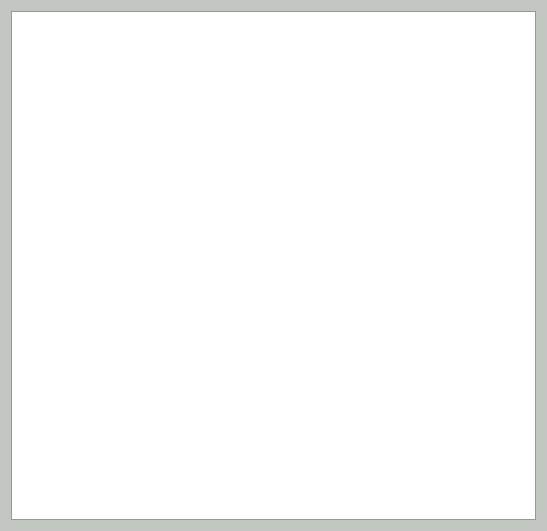
<?xml version="1.0" encoding="UTF-8"?>
<ui version="4.0">
 <class>DialogInfo</class>
 <widget class="QDialog" name="DialogInfo">
  <property name="geometry">
   <rect>
    <x>0</x>
    <y>0</y>
    <width>547</width>
    <height>531</height>
   </rect>
  </property>
  <property name="palette">
   <palette>
    <active>
     <colorrole role="WindowText">
      <brush brushstyle="SolidPattern">
       <color alpha="255">
        <red>0</red>
        <green>0</green>
        <blue>0</blue>
       </color>
      </brush>
     </colorrole>
     <colorrole role="Button">
      <brush brushstyle="SolidPattern">
       <color alpha="255">
        <red>194</red>
        <green>200</green>
        <blue>193</blue>
       </color>
      </brush>
     </colorrole>
     <colorrole role="Light">
      <brush brushstyle="SolidPattern">
       <color alpha="255">
        <red>255</red>
        <green>255</green>
        <blue>255</blue>
       </color>
      </brush>
     </colorrole>
     <colorrole role="Midlight">
      <brush brushstyle="SolidPattern">
       <color alpha="255">
        <red>224</red>
        <green>227</green>
        <blue>224</blue>
       </color>
      </brush>
     </colorrole>
     <colorrole role="Dark">
      <brush brushstyle="SolidPattern">
       <color alpha="255">
        <red>97</red>
        <green>100</green>
        <blue>96</blue>
       </color>
      </brush>
     </colorrole>
     <colorrole role="Mid">
      <brush brushstyle="SolidPattern">
       <color alpha="255">
        <red>129</red>
        <green>133</green>
        <blue>129</blue>
       </color>
      </brush>
     </colorrole>
     <colorrole role="Text">
      <brush brushstyle="SolidPattern">
       <color alpha="255">
        <red>0</red>
        <green>0</green>
        <blue>0</blue>
       </color>
      </brush>
     </colorrole>
     <colorrole role="BrightText">
      <brush brushstyle="SolidPattern">
       <color alpha="255">
        <red>255</red>
        <green>255</green>
        <blue>255</blue>
       </color>
      </brush>
     </colorrole>
     <colorrole role="ButtonText">
      <brush brushstyle="SolidPattern">
       <color alpha="255">
        <red>0</red>
        <green>0</green>
        <blue>0</blue>
       </color>
      </brush>
     </colorrole>
     <colorrole role="Base">
      <brush brushstyle="SolidPattern">
       <color alpha="255">
        <red>255</red>
        <green>255</green>
        <blue>255</blue>
       </color>
      </brush>
     </colorrole>
     <colorrole role="Window">
      <brush brushstyle="SolidPattern">
       <color alpha="255">
        <red>194</red>
        <green>200</green>
        <blue>193</blue>
       </color>
      </brush>
     </colorrole>
     <colorrole role="Shadow">
      <brush brushstyle="SolidPattern">
       <color alpha="255">
        <red>0</red>
        <green>0</green>
        <blue>0</blue>
       </color>
      </brush>
     </colorrole>
     <colorrole role="AlternateBase">
      <brush brushstyle="SolidPattern">
       <color alpha="255">
        <red>224</red>
        <green>227</green>
        <blue>224</blue>
       </color>
      </brush>
     </colorrole>
     <colorrole role="ToolTipBase">
      <brush brushstyle="SolidPattern">
       <color alpha="255">
        <red>255</red>
        <green>255</green>
        <blue>220</blue>
       </color>
      </brush>
     </colorrole>
     <colorrole role="ToolTipText">
      <brush brushstyle="SolidPattern">
       <color alpha="255">
        <red>0</red>
        <green>0</green>
        <blue>0</blue>
       </color>
      </brush>
     </colorrole>
    </active>
    <inactive>
     <colorrole role="WindowText">
      <brush brushstyle="SolidPattern">
       <color alpha="255">
        <red>0</red>
        <green>0</green>
        <blue>0</blue>
       </color>
      </brush>
     </colorrole>
     <colorrole role="Button">
      <brush brushstyle="SolidPattern">
       <color alpha="255">
        <red>194</red>
        <green>200</green>
        <blue>193</blue>
       </color>
      </brush>
     </colorrole>
     <colorrole role="Light">
      <brush brushstyle="SolidPattern">
       <color alpha="255">
        <red>255</red>
        <green>255</green>
        <blue>255</blue>
       </color>
      </brush>
     </colorrole>
     <colorrole role="Midlight">
      <brush brushstyle="SolidPattern">
       <color alpha="255">
        <red>224</red>
        <green>227</green>
        <blue>224</blue>
       </color>
      </brush>
     </colorrole>
     <colorrole role="Dark">
      <brush brushstyle="SolidPattern">
       <color alpha="255">
        <red>97</red>
        <green>100</green>
        <blue>96</blue>
       </color>
      </brush>
     </colorrole>
     <colorrole role="Mid">
      <brush brushstyle="SolidPattern">
       <color alpha="255">
        <red>129</red>
        <green>133</green>
        <blue>129</blue>
       </color>
      </brush>
     </colorrole>
     <colorrole role="Text">
      <brush brushstyle="SolidPattern">
       <color alpha="255">
        <red>0</red>
        <green>0</green>
        <blue>0</blue>
       </color>
      </brush>
     </colorrole>
     <colorrole role="BrightText">
      <brush brushstyle="SolidPattern">
       <color alpha="255">
        <red>255</red>
        <green>255</green>
        <blue>255</blue>
       </color>
      </brush>
     </colorrole>
     <colorrole role="ButtonText">
      <brush brushstyle="SolidPattern">
       <color alpha="255">
        <red>0</red>
        <green>0</green>
        <blue>0</blue>
       </color>
      </brush>
     </colorrole>
     <colorrole role="Base">
      <brush brushstyle="SolidPattern">
       <color alpha="255">
        <red>255</red>
        <green>255</green>
        <blue>255</blue>
       </color>
      </brush>
     </colorrole>
     <colorrole role="Window">
      <brush brushstyle="SolidPattern">
       <color alpha="255">
        <red>194</red>
        <green>200</green>
        <blue>193</blue>
       </color>
      </brush>
     </colorrole>
     <colorrole role="Shadow">
      <brush brushstyle="SolidPattern">
       <color alpha="255">
        <red>0</red>
        <green>0</green>
        <blue>0</blue>
       </color>
      </brush>
     </colorrole>
     <colorrole role="AlternateBase">
      <brush brushstyle="SolidPattern">
       <color alpha="255">
        <red>224</red>
        <green>227</green>
        <blue>224</blue>
       </color>
      </brush>
     </colorrole>
     <colorrole role="ToolTipBase">
      <brush brushstyle="SolidPattern">
       <color alpha="255">
        <red>255</red>
        <green>255</green>
        <blue>220</blue>
       </color>
      </brush>
     </colorrole>
     <colorrole role="ToolTipText">
      <brush brushstyle="SolidPattern">
       <color alpha="255">
        <red>0</red>
        <green>0</green>
        <blue>0</blue>
       </color>
      </brush>
     </colorrole>
    </inactive>
    <disabled>
     <colorrole role="WindowText">
      <brush brushstyle="SolidPattern">
       <color alpha="255">
        <red>97</red>
        <green>100</green>
        <blue>96</blue>
       </color>
      </brush>
     </colorrole>
     <colorrole role="Button">
      <brush brushstyle="SolidPattern">
       <color alpha="255">
        <red>194</red>
        <green>200</green>
        <blue>193</blue>
       </color>
      </brush>
     </colorrole>
     <colorrole role="Light">
      <brush brushstyle="SolidPattern">
       <color alpha="255">
        <red>255</red>
        <green>255</green>
        <blue>255</blue>
       </color>
      </brush>
     </colorrole>
     <colorrole role="Midlight">
      <brush brushstyle="SolidPattern">
       <color alpha="255">
        <red>224</red>
        <green>227</green>
        <blue>224</blue>
       </color>
      </brush>
     </colorrole>
     <colorrole role="Dark">
      <brush brushstyle="SolidPattern">
       <color alpha="255">
        <red>97</red>
        <green>100</green>
        <blue>96</blue>
       </color>
      </brush>
     </colorrole>
     <colorrole role="Mid">
      <brush brushstyle="SolidPattern">
       <color alpha="255">
        <red>129</red>
        <green>133</green>
        <blue>129</blue>
       </color>
      </brush>
     </colorrole>
     <colorrole role="Text">
      <brush brushstyle="SolidPattern">
       <color alpha="255">
        <red>97</red>
        <green>100</green>
        <blue>96</blue>
       </color>
      </brush>
     </colorrole>
     <colorrole role="BrightText">
      <brush brushstyle="SolidPattern">
       <color alpha="255">
        <red>255</red>
        <green>255</green>
        <blue>255</blue>
       </color>
      </brush>
     </colorrole>
     <colorrole role="ButtonText">
      <brush brushstyle="SolidPattern">
       <color alpha="255">
        <red>97</red>
        <green>100</green>
        <blue>96</blue>
       </color>
      </brush>
     </colorrole>
     <colorrole role="Base">
      <brush brushstyle="SolidPattern">
       <color alpha="255">
        <red>194</red>
        <green>200</green>
        <blue>193</blue>
       </color>
      </brush>
     </colorrole>
     <colorrole role="Window">
      <brush brushstyle="SolidPattern">
       <color alpha="255">
        <red>194</red>
        <green>200</green>
        <blue>193</blue>
       </color>
      </brush>
     </colorrole>
     <colorrole role="Shadow">
      <brush brushstyle="SolidPattern">
       <color alpha="255">
        <red>0</red>
        <green>0</green>
        <blue>0</blue>
       </color>
      </brush>
     </colorrole>
     <colorrole role="AlternateBase">
      <brush brushstyle="SolidPattern">
       <color alpha="255">
        <red>194</red>
        <green>200</green>
        <blue>193</blue>
       </color>
      </brush>
     </colorrole>
     <colorrole role="ToolTipBase">
      <brush brushstyle="SolidPattern">
       <color alpha="255">
        <red>255</red>
        <green>255</green>
        <blue>220</blue>
       </color>
      </brush>
     </colorrole>
     <colorrole role="ToolTipText">
      <brush brushstyle="SolidPattern">
       <color alpha="255">
        <red>0</red>
        <green>0</green>
        <blue>0</blue>
       </color>
      </brush>
     </colorrole>
    </disabled>
   </palette>
  </property>
  <property name="windowTitle">
   <string>pyArchInit - Info</string>
  </property>
  <layout class="QGridLayout" name="gridLayout">
   <item row="0" column="0">
    <widget class="QTextBrowser" name="textBrowser"/>
   </item>
  </layout>
 </widget>
 <resources>
  <include location="../../resources/resources.qrc"/>
 </resources>
 <connections/>
</ui>
